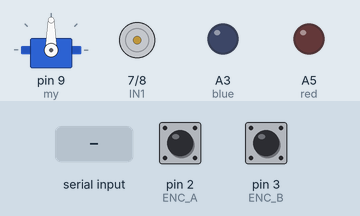
A sketch run on a simulated Arduino Uno, built with avr-gcc and run on an emulated ATmega328P. Shown: servo, motor-driver pin pairs drawn as motors (green arrow = first pin HIGH = forward, orange = second pin HIGH = backward, longer = more drive, scaled by the enable pin), output pins drawn as LEDs (lit = HIGH). Inputs (shaded band) come from the test bench; at power-on: pin 2 (ENC_A) HIGH, pin 3 (ENC_B) HIGH.

Above: at 1.2 s.
1.3 s: "90,45\n" received over Serial
At 3.0 s:
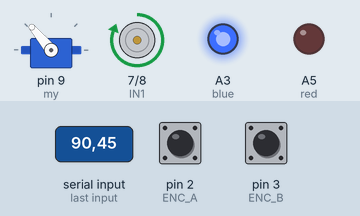
3.8 s: "30,150\n" received over Serial
At 4.2 s:
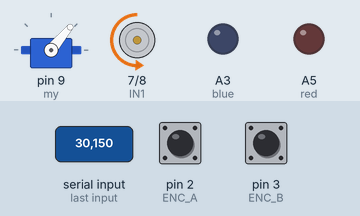
5.3 s: "5\n" received over Serial
At 7.1 s:
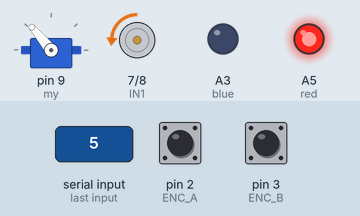
7.8 s: "90\n" received over Serial
At 9.1 s:
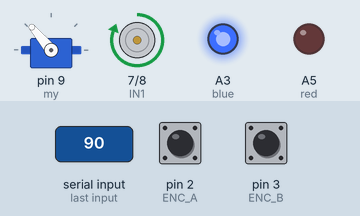
10.3 s: "200\n" received over Serial
At 12.2 s:
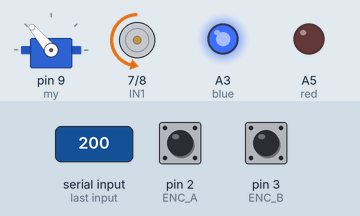
12.8 s: "30,150\n" received over Serial
At 13.5 s:
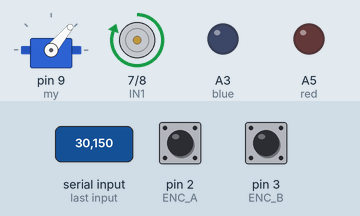
Timing chart, 0 to 15.3 s (numbered marks = the images above; inputs shaded):
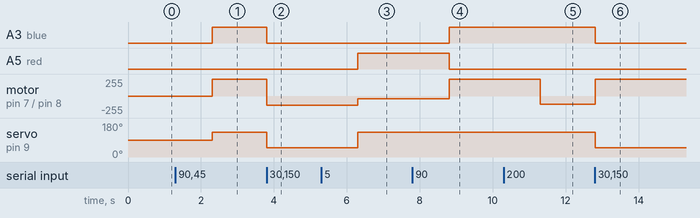

Measured:
- after the input at 1.3 s, A3 (blue): LOW → HIGH after 1.0 s; motor on pin 7 (IN1) / pin 8 (IN2): stopped → forward 255/255 after 1.0 s; servo on pin 9 (my): 90° → 130° after 1.0 s
- after the input at 3.8 s, A3 (blue): HIGH → LOW at once; motor on pin 7 (IN1) / pin 8 (IN2): forward 255/255 → backward 135/255 at once; servo on pin 9 (my): 130° → 50° at once
- after the input at 5.3 s, A5 (red): LOW → HIGH after 1.0 s; motor on pin 7 (IN1) / pin 8 (IN2): backward 135/255 → backward 38/255 after 1.0 s; servo on pin 9 (my): 50° → 130° after 1.0 s
- after the input at 7.8 s, A3 (blue): LOW → HIGH after 1.0 s; A5 (red): HIGH → LOW after 1.0 s; motor on pin 7 (IN1) / pin 8 (IN2): backward 38/255 → forward 255/255 after 1.0 s
- after the input at 10.3 s, motor on pin 7 (IN1) / pin 8 (IN2): forward 255/255 → backward 124/255 after 1.0 s
- after the input at 12.8 s, A3 (blue): HIGH → LOW at once; motor on pin 7 (IN1) / pin 8 (IN2): backward 124/255 → forward 255/255 at once; servo on pin 9 (my): 130° → 50° at once

The sketch:

Car.ino
```cpp
#include <TimerOne.h>
#include<Servo.h>
Servo my;
int ENC_A =2; //电机的编码器A端
int ENC_B =3; //电机的编码器B端
int count =0; //上升沿（脉冲）数量
int counb=0;
int PWM = 6;
int pwmb=5;
int IN1 = 7;
int IN2 = 8;
int in3=8;
//int in4=9;
int rx=A0;
int ry=A1;
int red=A5;
int green=A4;
int blue=A3;
float err =0,derr=0,dderr=0;
float Kp=0.1,Ki = 0.03,Kd = 0.15; //可能在某些电机上该参数不收敛，此时请自行手动调节
float rpm,rpmb;
float goal =180;
int sw=12;
int pwm;

void setup()
{
  while(Serial.available())
  {
    char a[8];
    Serial.readBytes(a,7);
  }
  my.attach(9);
  my.write(90);
    Serial.begin(9600);
    pinMode(IN1,OUTPUT);
    pinMode(IN2,OUTPUT);
    pinMode(in3,OUTPUT);
    pinMode(blue,OUTPUT);
    pinMode(red,OUTPUT);
    pinMode(blue,OUTPUT);
    pinMode(PWM,OUTPUT);
    pinMode(ENC_A,INPUT);
    pinMode(ENC_B,INPUT);
    attachInterrupt(0,Code0,CHANGE);
    attachInterrupt(1,Code1,CHANGE);
    //Timer1.initialize(50000);
    //Timer1.attachInterrupt(TimerIsr);
}

void loop()
{
while(Serial.available())
{
  //Serial.println("ok");
   char b[8]={0,0,0,0,0,0,0};
   Serial.readBytes(b,7);
  int retu[2]={0,0};
  for (int j=0;j<7;j++)
  {
    if(b[j]!=':')
    {
    if(j<3)
    {
      retu[0]+=(b[j]-'0')*pow(10,(2-j));
    }
    else  if(j>3)
   {
    retu[1]+=(b[j]-'0')*pow(10,6-j);
   }
  }
  }
  //Serial.println(b);
  //Serial.print(retu[0]);
  //Serial.println(retu[1]);
  if(retu[1]>180)
    {my.write(50);
    digitalWrite(blue,LOW);
    digitalWrite(red,LOW);
    digitalWrite(green,LOW);
    digitalWrite(green,HIGH);}
    else if (retu[1]<110)
    {my.write(130);
    digitalWrite(blue,LOW);
    digitalWrite(red,LOW);
    digitalWrite(green,LOW);
    digitalWrite(blue,HIGH);
    }
    else my.write(90);
    rpm = count*60.0/13.0/0.05/20/4;
    count =0;
    goal=(retu[0]-128)*3;
    if(goal<-50)
    {digitalWrite(blue,LOW);
    digitalWrite(red,LOW);
    digitalWrite(green,LOW);digitalWrite(red,HIGH);}
    pwm = PID(goal,rpm);

    if(abs(pwm)>255) //用于防止pwm超过0-255范围，可以去掉
    {
        if(pwm<0){pwm = -255;}
        else{pwm = 255;}
    }
    if(pwm <0) //用于处理目标转速为负数时情况
    {
        digitalWrite(IN1,LOW); //反转
        digitalWrite(IN2,HIGH);
        pwm = -pwm;
        //digitalWrite(red,HIGH);
    }
    else
    {
        digitalWrite(IN1,HIGH); //正转
        digitalWrite(IN2,LOW);

    }
//    Serial.print("goal:");
//    Serial.print(goal);
//    Serial.print(" rpm:");
//    Serial.println(rpm);
    analogWrite(PWM,pwm);
   //delay(50);
//
}
}
float err_l=0;
int PID(float goal,float now)
{
    //dderr = goal - now - err - derr;
    //derr = goal - now - err;
    float err1 = goal - now;
    err+=err1;

    float PWM=Kp*err1+Ki*err+Kd*(err1-err_l);
    err_l=err1;
    return PWM;
}

void Code0()
{
    if(digitalRead(ENC_A)  == LOW) //判断A为下降沿
    {
        if(digitalRead(ENC_B) == LOW)//正转
        {
            count ++;
        }
        if(digitalRead(ENC_B) == HIGH)//反转
        {
            count --;
        }
    }
 if(digitalRead(ENC_A)==HIGH)//上升
    {
      if(digitalRead(ENC_B)==LOW)//翻转
      {
        count--;
      }
      if(digitalRead(ENC_B)==HIGH)//正向
      {
        count++;
      }
     }
}
void Code1()
{
 if(digitalRead(ENC_B)  == LOW) //判断B为下降沿
    {
        if(digitalRead(ENC_A) == LOW)//反转
        {
            count --;
        }
        if(digitalRead(ENC_A) == HIGH)//正传
        {
            count ++;
        }
    }
  if(digitalRead(ENC_B)==HIGH)//上升
    {
      if(digitalRead(ENC_A)==LOW)//正传
      {
        count++;
      }
      if(digitalRead(ENC_A)==HIGH)//反转
      {
        count--;
      }
     }
 }
 void TimerIsr1()
{

}
void TimerIsr()
{
    rpm = count*60.0/13.0/0.05/20/4;
    count =0;
    goal=(analogRead(rx)-512)/2;
    pwm = PID(goal,rpm);
    int bb=analogRead(ry);
  if(bb>700)
 {my.write(60);
    delay(500);}
    if (bb<300)
    {my.write(120);
    delay(500);}
    if(abs(pwm)>255) //用于防止pwm超过0-255范围，可以去掉
    {
        if(pwm<0){pwm = -255;}
        else{pwm = 255;}
    }
    if(pwm <0) //用于处理目标转速为负数时情况
    {
        digitalWrite(IN1,LOW); //反转
        digitalWrite(IN2,HIGH);
        pwm = -pwm;
    }
    else
    {
        digitalWrite(IN1,HIGH); //正转
        digitalWrite(IN2,LOW);

    }
    analogWrite(PWM,pwm);
    analogWrite(pwmb,(analogRead(ry)-512)/3);
   // analogWrite(pwm1,-pwm);
}
```
